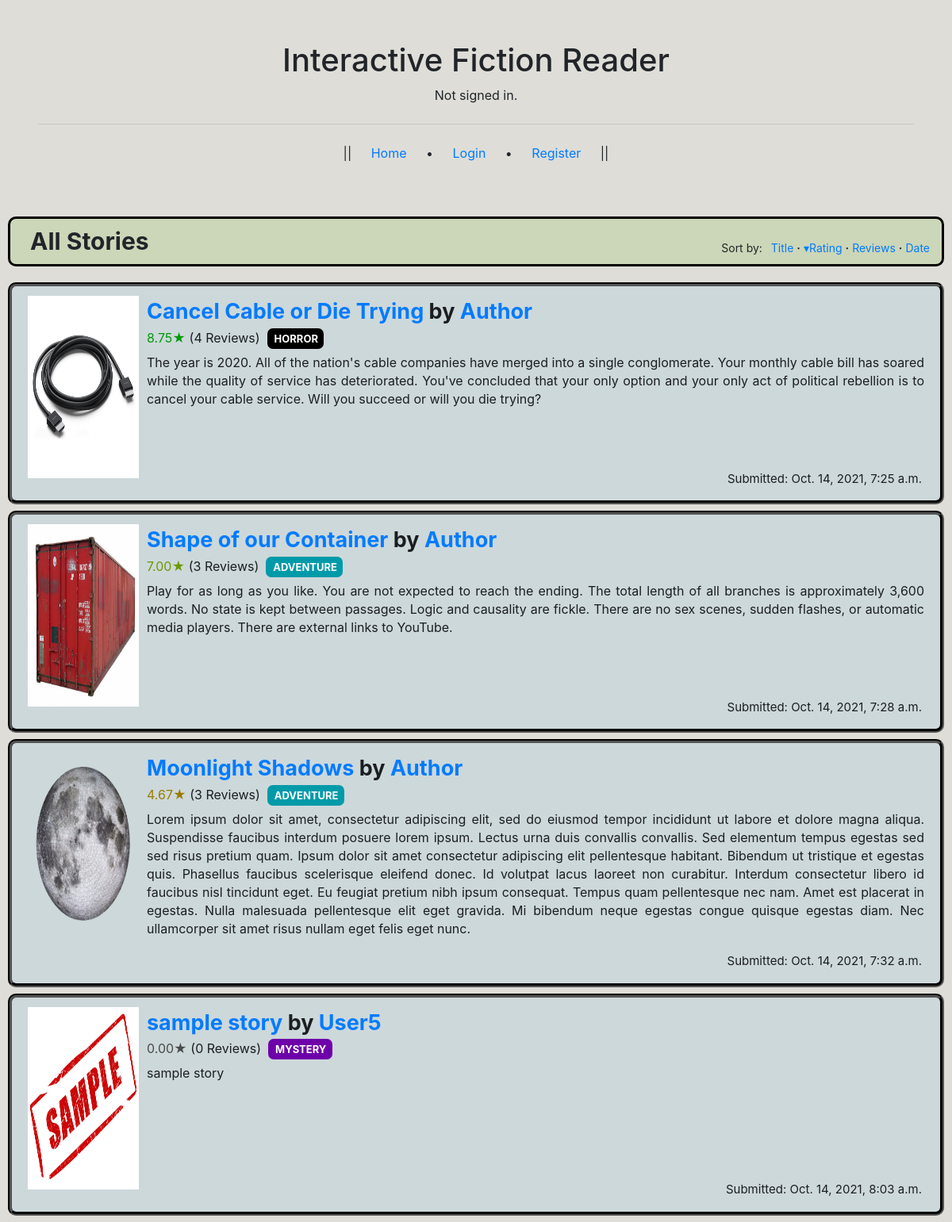
The page //rating/1 on the database its author committed.
### reader/models.py (models this page shows)
class Stories(models.Model):
    tags = models.CharField(max_length=20, choices=GENRE_TAGS, blank=False, default="")
    title = models.CharField(max_length=100, blank=False)
    description = models.CharField(max_length=10000, blank=True)
    author = models.ForeignKey(settings.AUTH_USER_MODEL, on_delete=models.SET_NULL, related_name="stories_written", blank=False, null=True, default="")
    favourited = models.ManyToManyField(settings.AUTH_USER_MODEL, related_name="stories_favourited", blank=True)
    date_time_submitted = models.DateTimeField(auto_now_add=True)
    cover = models.ImageField(upload_to = path_and_scramble, blank=True, null=True, default=f"{settings.MEDIA_ROOT}reader/static/story_covers/unknown.jpg")
    story_folder_id = models.CharField(max_length=50, blank=False, null=False, default=0)
    avg_rating = models.FloatField(blank=True, null=True, default=0)
    bookmarks = models.ManyToManyField(settings.AUTH_USER_MODEL, related_name="stories_bookmarked", blank=True)
    editor_used = models.CharField(max_length=10, choices=EDITOR_USED, blank=False, null=False, default="")

class User(AbstractUser):
    pass

### reader/views.py (the view, shortened to what this page needs)
# urls.py: path("", views.index, name="index"),
def index(request, sort="", current_count=1):
    all_stories = Stories.objects.all().order_by('date_time_submitted').reverse()
    current_sort = ""
    name_count = 1
    rating_count = 1
    reviews_count = 1
    date_count = 1
    if sort == "rating":
        current_sort = "rating"
        name_count = 1
        reviews_count = 1
        date_count = 1
        if current_count == 1:
            rating_count = 2
            all_stories = Stories.objects.all().order_by('avg_rating').reverse()
        elif current_count == 2:
            rating_count = 1
            all_stories = Stories.objects.all().order_by('avg_rating')
    return render(request, 'reader/index.html', {
        "All_Stories": all_stories,
        "Name_Count" : name_count,
        "Rating_Count" : rating_count,
        "Reviews_Count": reviews_count,
        "Date_Count": date_count,
        "Current_Sort": current_sort
    })

### reader/templates/reader/index.html
{% extends "reader/layout.html" %}
{% block body %}
<div class="page-header"><strong style="font-size:30px;">All Stories</strong>
  <span class="sorters">Sort by:&ensp;
    <a href="{% url 'index_sort' sort='name' current_count=Name_Count %}" id="name-sort">
      {% if Current_Sort == "name" and Name_Count == 1 %}
      ▾Title
      {% elif Current_Sort == "name" and Name_Count == 2 %}
      ▴Title
      {% else %}
      Title
      {% endif %}
    </a> <b>·</b>
    <a href="{% url 'index_sort' sort='rating' current_count=Rating_Count %}" id="rating-sort">
      {% if Current_Sort == "rating" and Rating_Count == 1 %}
      ▴Rating
      {% elif Current_Sort == "rating" and Rating_Count == 2 %}
      ▾Rating
      {% else %}
      Rating
      {% endif %}
    </a> <b>·</b>
    <a href="{% url 'index_sort' sort='reviews' current_count=Reviews_Count %}" id="reviews-sort">
      {% if Current_Sort == "reviews" and Reviews_Count == 1 %}
      ▴Reviews
      {% elif Current_Sort == "reviews" and Reviews_Count == 2 %}
      ▾Reviews
      {% else %}
      Reviews
      {% endif %}
    </a> <b>·</b>
    <a href="{% url 'index_sort' sort='date' current_count=Date_Count %}" id="date-sort">
      {% if Current_Sort == "date" and Date_Count == 1 %}
      ▴Date
      {% elif Current_Sort == "date" and Date_Count == 2 %}
      ▾Date
      {% else %}
      Date
      {% endif %}
    </a>
  </span>
</div>
<div id="outer-box">
  {% for story in All_Stories %}
    <div class="story-icon-box">
      <div class="alert alert-dark" role="alert">
        <img src="{{story.cover.url}}" class="story-icon-cover">
        <p class="story-icon-title-author"><strong>
          <a href="{% url 'story' id=story.story_folder_id %}">{{story.title}}</a> by
          <a href="{% url 'profile' id=story.author.id %}">{{story.author}}</a>
        </strong></p>
        <p class="story-icon-genre-rating">
            {% if story.avg_rating == 0.0 %}
            <span class="avg-rating-zero" id="avg_rating">
            {% elif story.avg_rating <= 2.0 %}
            <span class="avg-rating-lowest" id="avg_rating">
            {% elif story.avg_rating > 2.0 and story.avg_rating <= 4.0 %}
            <span class="avg-rating-low" id="avg_rating">
            {% elif story.avg_rating > 4.0 and story.avg_rating <= 6.0 %}
            <span class="avg-rating-mid" id="avg_rating">
            {% elif story.avg_rating > 6.0 and story.avg_rating <= 8.0 %}
            <span class="avg-rating-high" id="avg_rating">
            {% elif story.avg_rating >= 8.0 %}
            <span class="avg-rating-highest" id="avg_rating">
            {% endif %}
            {{story.avg_rating|floatformat:2}}★</span> ({{story.reviews.count}}
            {% if story.reviews.count == 1 %}
            Review)&nbsp;
            {% else %}
            Reviews)&nbsp;
            {% endif %}
            {% if story.tags == 'ROMANCE' %}
              <span class="genre-tag-romance" onclick="gotoCat(this)">
            {% elif story.tags == 'ADVENTURE' %}
              <span class="genre-tag-adventure" onclick="gotoCat(this)">
            {% elif story.tags == 'MYSTERY' %}
              <span class="genre-tag-mystery" onclick="gotoCat(this)">
            {% elif story.tags == 'SCI-FI' %}
              <span class="genre-tag-sci-fi" onclick="gotoCat(this)">
            {% elif story.tags == 'NON-FICTION' %}
              <span class="genre-tag-non-fiction" onclick="gotoCat(this)">
            {% elif story.tags == 'FANTASY' %}
              <span class="genre-tag-fantasy" onclick="gotoCat(this)">
            {% elif story.tags == 'COMEDY' %}
              <span class="genre-tag-comedy" onclick="gotoCat(this)">
            {% elif story.tags == 'DRAMA' %}
              <span class="genre-tag-drama" onclick="gotoCat(this)">
            {% elif story.tags == 'HORROR' %}
              <span class="genre-tag-horror" onclick="gotoCat(this)">
            {% elif story.tags == 'THRILLER' %}
              <span class="genre-tag-thriller" onclick="gotoCat(this)">
            {% elif story.tags == 'HISTORICAL' %}
              <span class="genre-tag-historical" onclick="gotoCat(this)">
            {% endif %}
                {{story.tags}}
              </span>
          <p class="story-icon-abstract">{{story.description}}</p>
          <p class="story-icon-datetime">Submitted: {{story.date_time_submitted}}</p>
        </div>
      </div>
      {% endfor %}
</div>
{% endblock %}

### reader/static/reader/styles.css (style rules this page uses)
.story-icon-cover { width: 150px; height: 230px; display: inline-block; float: left; padding: 0 10px 0 0; }
.story-icon-box > div { margin: 8px 10px 8px 10px; min-height: 280px; position: relative; background-color: #cdd8da; border: 5px groove black; border-radius: 10px }
.story-icon-title-author { font-size: 27px; margin: 0px; }
.story-icon-genre-rating { margin-bottom: 8px; }
.story-icon-abstract { line-height: 23px; margin-bottom: 45px; text-align: justify }
.story-icon-datetime { font-size: 15px; position: absolute; bottom: 0; right: 23px; }
.genre-tag-adventure { font-size: 13px; font-weight: bold; color: white; background-color: #009aa9; padding: 5px 7.5px 5px 9px; text-align: center; border-radius: 7px; }
.genre-tag-mystery { font-size: 13px; font-weight: bold; color: white; background-color: #6e00a9; padding: 5px 7.5px 5px 9px; text-align: center; border-radius: 7px; }
.genre-tag-horror { font-size: 13px; font-weight: bold; color: white; background-color: #000000; padding: 5px 7.5px 5px 9px; text-align: center; border-radius: 7px; }
.avg-rating-zero { color: #4a4a4a; }
.avg-rating-mid { color: #9a7c00; }
.avg-rating-high { color: #6a9a00; }
.avg-rating-highest { color: #009a08; }
.page-header { position: relative; margin: 0px 10px 20px 10px; border: 3px black solid; border-radius: 10px; padding: 6px 15px 6px 25px; background-color: #ccd6b8; }
.sorters { position: relative; float: right; top: 20px; font-size: 14px; }

### rows shown on the page
Stories: cover (picture), title "Cancel Cable or Die Trying", author "Author", avg_rating "8.75", reviews.count "4", shows "Reviews)", tags "HORROR", description "The year is 2020. All of the nation's cable companies have merged into a single conglomerate. Your monthly cable bill has soared while the quality of service has deteriorated. You've concluded that your only option and your only act of political rebellion is to cancel your cable service. Will you succeed or will you die trying?", date_time_submitted "Oct. 14, 2021, 7:25 a.m."
Stories: cover (picture), title "Shape of our Container", author "Author", avg_rating "7.00", reviews.count "3", shows "Reviews)", tags "ADVENTURE", description "Play for as long as you like. You are not expected to reach the ending. The total length of all branches is approximately 3,600 words. No state is kept between passages. Logic and causality are fickle. There are no sex scenes, sudden flashes, or automatic media players. There are external links to YouTube.", date_time_submitted "Oct. 14, 2021, 7:28 a.m."
Stories: cover (picture), title "Moonlight Shadows", author "Author", avg_rating "4.67", reviews.count "3", shows "Reviews)", tags "ADVENTURE", description "Lorem ipsum dolor sit amet, consectetur adipiscing elit, sed do eiusmod tempor incididunt ut labore et dolore magna aliqua. Suspendisse faucibus interdum posuere lorem ipsum. Lectus urna duis convallis convallis. Sed elementum tempus egestas sed sed risus pretium quam. Ipsum dolor sit amet consectetur adipiscing elit pellentesque habitant. Bibendum ut tristique et egestas quis. Phasellus faucibus scelerisque eleifend donec. Id volutpat lacus laoreet non curabitur. Interdum consectetur libero id faucibus nisl tincidunt eget. Eu feugiat pretium nibh ipsum consequat. Tempus quam pellentesque nec nam. Amet est placerat in egestas. Nulla malesuada pellentesque elit eget gravida. Mi bibendum…", date_time_submitted "Oct. 14, 2021, 7:32 a.m."
Stories: cover (picture), title "sample story", author "User5", avg_rating "0.00", reviews.count "0", shows "Reviews)", tags "MYSTERY", description "sample story", date_time_submitted "Oct. 14, 2021, 8:03 a.m."
